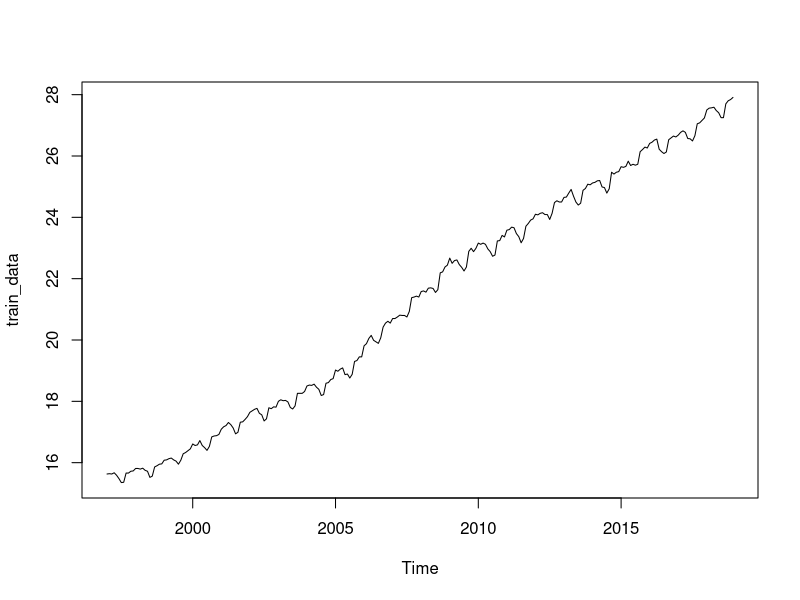
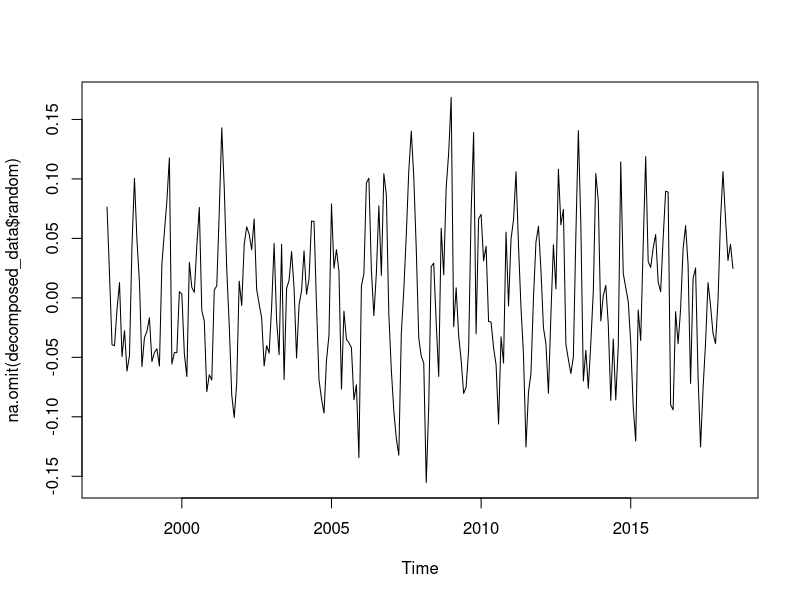
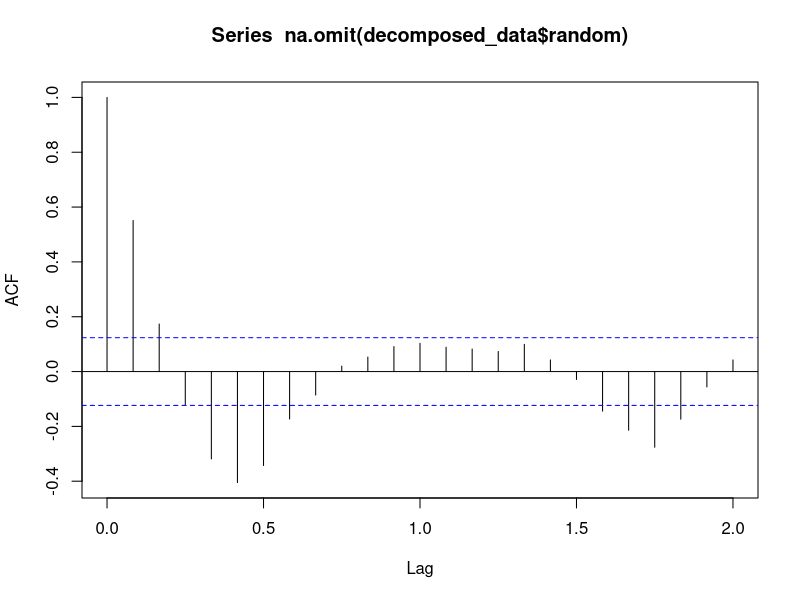
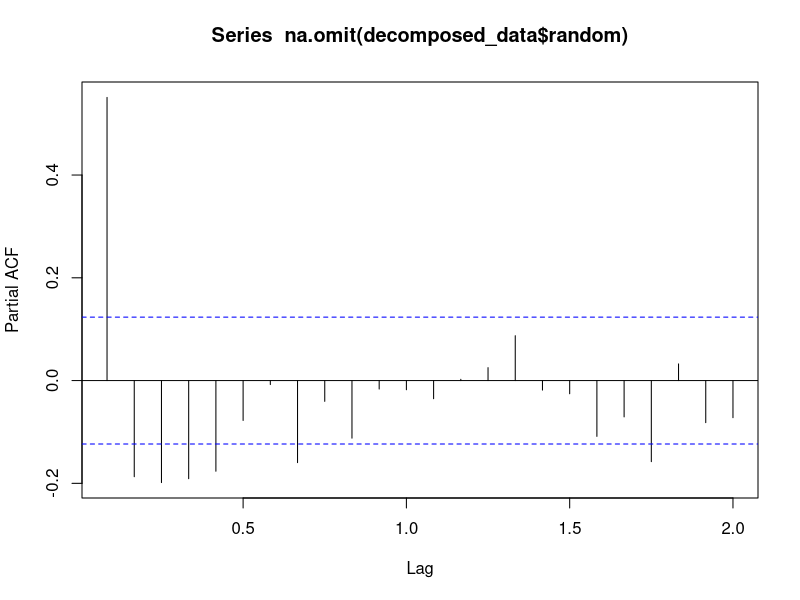
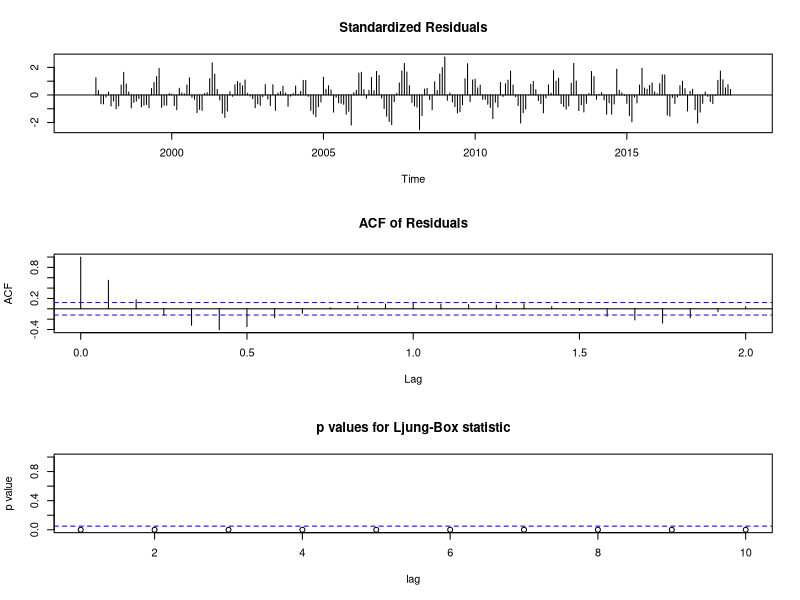
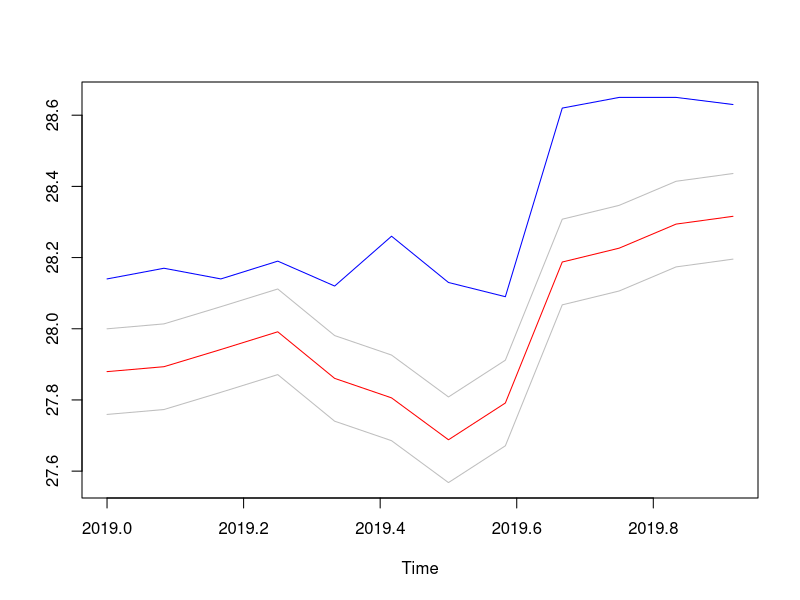
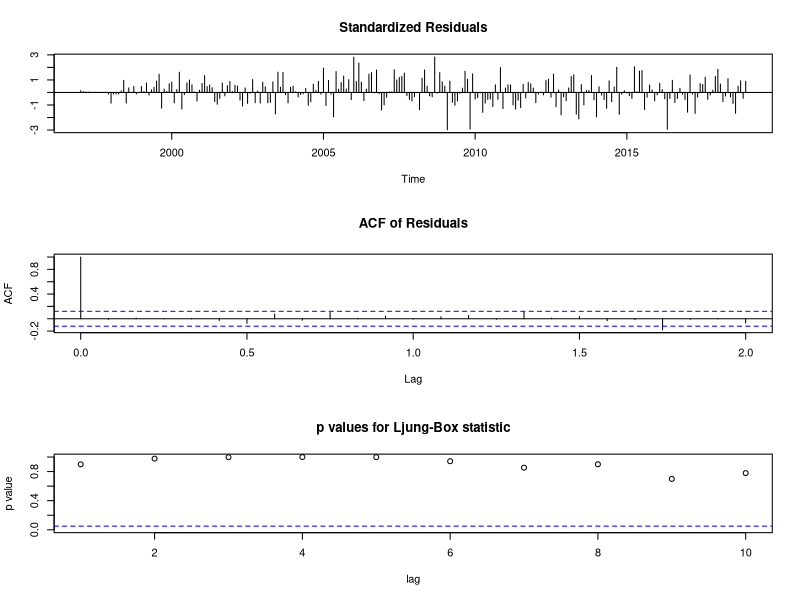
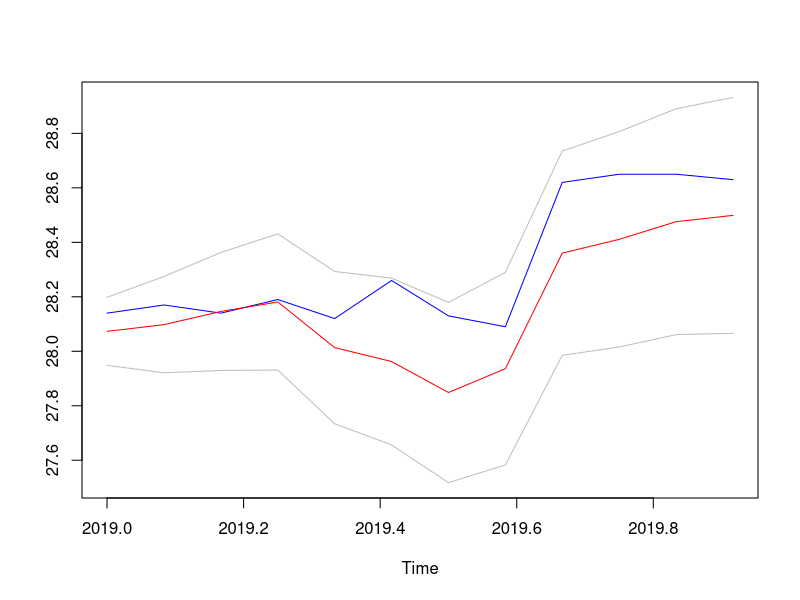

The R script that drew these images, in order:
## ---- chunk 1
knitr::opts_chunk$set(echo = TRUE)
#if you do not have the package, type install.packages("name_of_the_package")
library(knitr)
library(tseries)
library(forecast)
library(ggplot2)
data <- read.csv("employee_wages_total_industry.csv")
## ---- chunk 2
wages_ts <- ts(data$employee_wages, start = c(1997, 1), frequency = 12)
train_data <- window(wages_ts, start = c(1997, 1), end = c(2018, 12))
test_data <- window(wages_ts, start = c(2019, 1), end = c(2019, 12))
## ---- chunk 3
plot(train_data)
decomposed_data <- decompose(train_data, type = "additive")
plot(na.omit(decomposed_data$random))
acf(na.omit(decomposed_data$random))
pacf(na.omit(decomposed_data$random))
adf.test(na.omit(decomposed_data$random))
## ---- chunk 4
arma_model <- arima(decomposed_data$random, order = c(5/12, 0, 7/12))
summary(arma_model)
tsdiag(arma_model)
## ---- chunk 5
remainder_forecast <- predict(arma_model, n.ahead=12)
trend <- predict.lm(
  lm(Trend ~ Time, data=data.frame(
    Trend = na.omit(decomposed_data$trend),
    Time = 1:252
    )
    ),
  newdata = data.frame(Time = 253:264)
)
seasonal_component <- decomposed_data$seasonal[1:12]
forecasts_q1 <- remainder_forecast$pred + seasonal_component + trend
## ---- chunk 6

comparison <- data.frame(
  Month = 1:12,
  Forecast = forecasts_q1,
  True_Value = test_data,
  Lower_Bound = forecasts_q1 - 1.96* remainder_forecast$se, 
  Upper_Bound = forecasts_q1 + 1.96* remainder_forecast$se
)
#print(comparison)
ts.plot(comparison$True_Value, comparison$Forecast, comparison$Lower_Bound, comparison$Upper_Bound, col = c("blue", "red", "grey", "grey"))

## ---- chunk 7
Q2_model <- auto.arima(train_data)
tsdiag(Q2_model)
## ---- chunk 8
forcasts_q2 <- predict(Q2_model, n.ahead = 12)
comparison <- data.frame(
  Month = 1:12,
  Forecast = forcasts_q2$pred,
  True_Value = test_data,
  Lower_Bound = forcasts_q2$pred - 1.96 * forcasts_q2$se, 
  Upper_Bound = forcasts_q2$pred + 1.96 * forcasts_q2$se
)
ts.plot(comparison$True_Value, comparison$Forecast, comparison$Lower_Bound, comparison$Upper_Bound, col = c("blue", "red", "grey", "grey"))

## ---- chunk 9
holt_winters_model <- HoltWinters(train_data,seasonal = "additive")
forcasts_q3 <- predict(holt_winters_model, n.ahead = 12, prediction.interval = TRUE)
comparison <- data.frame(
  Month = 1:12,
  Forecast = forcasts_q3[,1],
  True_Value = test_data,
  Lower_Bound = forcasts_q3[,2], 
  Upper_Bound = forcasts_q3[,3]
)
ts.plot(comparison$True_Value, comparison$Forecast, comparison$Lower_Bound, comparison$Upper_Bound, col = c("blue", "red", "grey", "grey"))
## ---- chunk 10
cat(" SnDecomp + ARMA:", mean((forecasts_q1 - test_data)^2), "\n","Box-Jenkins    :", mean((forcasts_q2$pred - test_data)^2), "\n","Holt-Winters   :", mean((forcasts_q3[,1] - test_data)^2), "\n")
